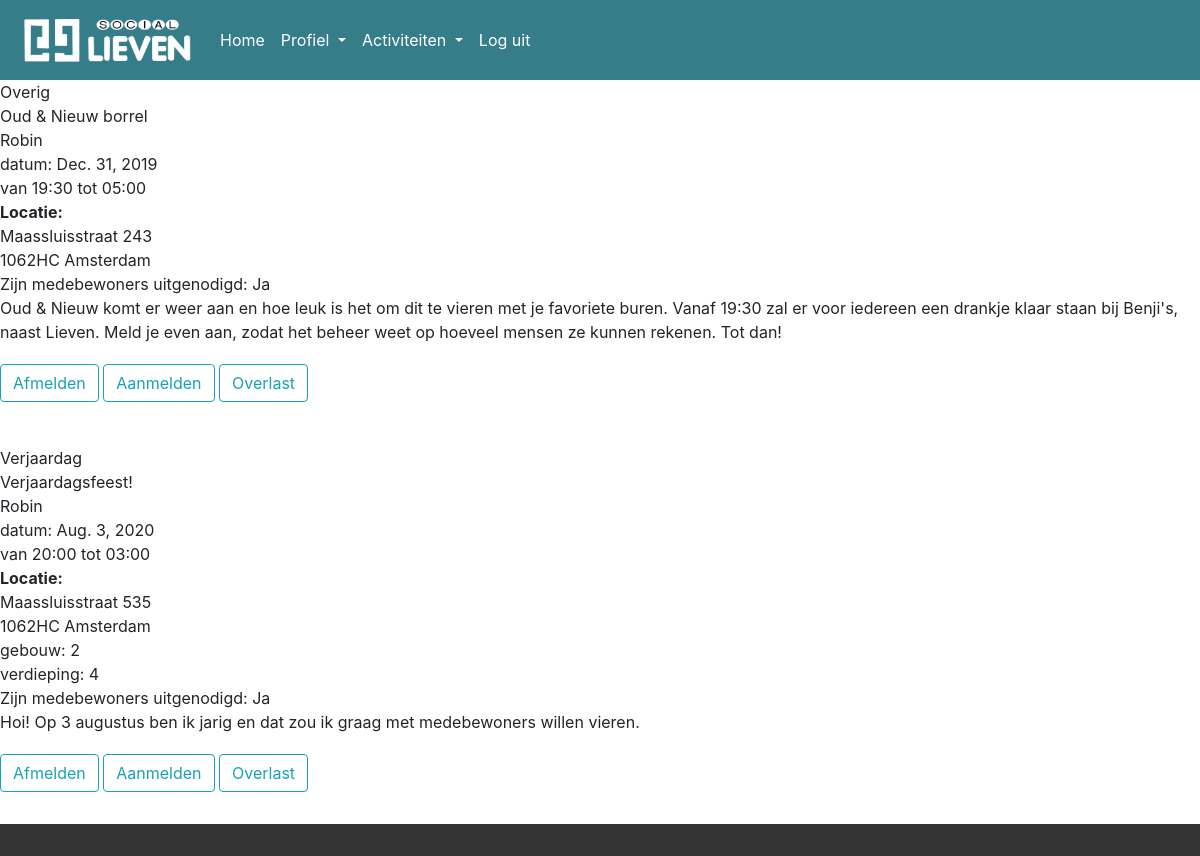
Screenshot of /activiteiten (signed in) with the database file from the repository.
### socialieven/models.py (models this page shows, shortened)
class Activiteit(models.Model):
    name = models.CharField(max_length=128, null=True)
    gebruiker = models.ForeignKey(CustomUser, on_delete=models.CASCADE)
    datum = models.DateField(null=True)
    starttijd = models.CharField(max_length=5, null=True)
    eindtijd = models.CharField(max_length=5, null=True)
    straat = models.CharField(max_length=64, null=True)
    huisnummer = models.IntegerField(null=True)
    postcode = models.CharField(max_length=6, null=True)
    plaats = models.CharField(max_length=64, null=True)
    gebouw = models.IntegerField(blank=True, null=True)
    verdieping = models.IntegerField(blank=True, null=True)
    categorie = models.CharField(max_length=64, null=True)
    uitgenodigd = models.BooleanField(null=True)
    beschrijving = models.CharField(max_length=2048, null=True)
    class Meta:
        ordering = ['datum', 'starttijd']

class Aanmelding(models.Model):
    activiteit = models.ForeignKey(Activiteit, on_delete=models.CASCADE)
    gebruiker = models.ForeignKey(CustomUser, on_delete=models.CASCADE)
    class Meta:
        ordering = ['activiteit']

### users/models.py (models this page shows, shortened)
class CustomUser(AbstractUser):
    geboortedatum = models.CharField(max_length=10, null=True)
    straat = models.CharField(max_length=64, null=True)
    huisnummer = models.IntegerField(null=True)
    postcode = models.CharField(max_length=6, null=True)
    woonplaats = models.CharField(max_length=64, null=True)
    gebouw = models.IntegerField(null=True)
    verdieping = models.IntegerField(null=True)

### socialieven/views.py (the view)
# urls.py: path('activiteiten', views.activiteiten, name='activiteiten'),
def activiteiten(request):
    if not request.user.is_authenticated:
        context = {
            "loggedin": False
        }
        return render(request, "users/index.html", context)
    context = {
        "activiteiten": Activiteit.objects.all(),
        "aanmeldingen": Aanmelding.objects.filter(gebruiker=request.user),
        "loggedin": True
    }
    return render(request, "users/activiteiten.html", context)

### socialieven/templates/users/activiteiten.html (shortened to what this page needs)
{% extends "users/base.html" %}
{% block body %}
{% for activiteit in activiteiten %}
<div>
    <div>{{ activiteit.categorie }}</div>
    <div>{{ activiteit.name }}</div>
    <div>{{ activiteit.gebruiker.first_name }}</div>
    <div>datum: {{ activiteit.datum }}</div>
    <div>van {{ activiteit.starttijd }} tot {{ activiteit.eindtijd }}</div>
    <div><b>Locatie:</b></div>
    <div>{{ activiteit.straat }} {{ activiteit.huisnummer }}</div>
    <div>{{ activiteit.postcode }} {{ activiteit.plaats }}</div>
    {% if activiteit.gebouw %}
    <div>gebouw: {{ activiteit.gebouw }}</div>
    {% endif %}
    {% if activiteit.verdieping %}
    <div>verdieping: {{ activiteit.verdieping }}</div>
    {% endif %}
    <div>Zijn medebewoners uitgenodigd:
    {% if activiteit.uitgenodigd == True %}
    Ja
    {% endif %}
    </div>
    <div>{{ activiteit.beschrijving }}</div>
    {% for aanmelding in aanmeldingen %}
        {% if activiteit == aanmelding.activiteit %}
        <a class="btn btn-outline-info" href="{% url 'afmelden' activiteit.id %}" role="button">Afmelden</a>
        {% endif %}
    {% endfor %}
    <a class="btn btn-outline-info" href="{% url 'aanmelden' activiteit.id %}" role="button">Aanmelden</a>
    <a class="btn btn-outline-info" href="{% url 'overlast' activiteit.id %}" role="button">Overlast</a>
</div>
<br>
{% endfor %}
{% endblock %}

### socialieven/static/stylesheet.css (style rules this page uses)
body { background-image: url(../../../static/background.jpg); -webkit-background-size: cover; background-size: cover; background-repeat: no-repeat; background-attachment: fixed; background-position: center top; height: 100vh; }

### rows the page displays
Activiteit: categorie "Overig", name "Oud & Nieuw borrel", gebruiker.first_name "Robin", datum "Dec. 31, 2019", starttijd "19:30", eindtijd "05:00", straat "Maassluisstraat", huisnummer "243", postcode "1062HC", plaats "Amsterdam", uitgenodigd "Ja", beschrijving "Oud & Nieuw komt er weer aan en hoe leuk is het om dit te vieren met je favoriete buren. Vanaf 19:30 zal er voor iedereen een drankje klaar staan bij Benji's, naast Lieven. Meld je even aan, zodat het beheer weet op hoeveel mensen ze kunnen rekenen. Tot dan!"
Aanmelding: shows "Afmelden"
Activiteit: categorie "Verjaardag", name "Verjaardagsfeest!", gebruiker.first_name "Robin", datum "Aug. 3, 2020", starttijd "20:00", eindtijd "03:00", straat "Maassluisstraat", huisnummer "535", postcode "1062HC", plaats "Amsterdam", gebouw "2", verdieping "4", uitgenodigd "Ja", beschrijving "Hoi! Op 3 augustus ben ik jarig en dat zou ik graag met medebewoners willen vieren."
Aanmelding: shows "Afmelden"
